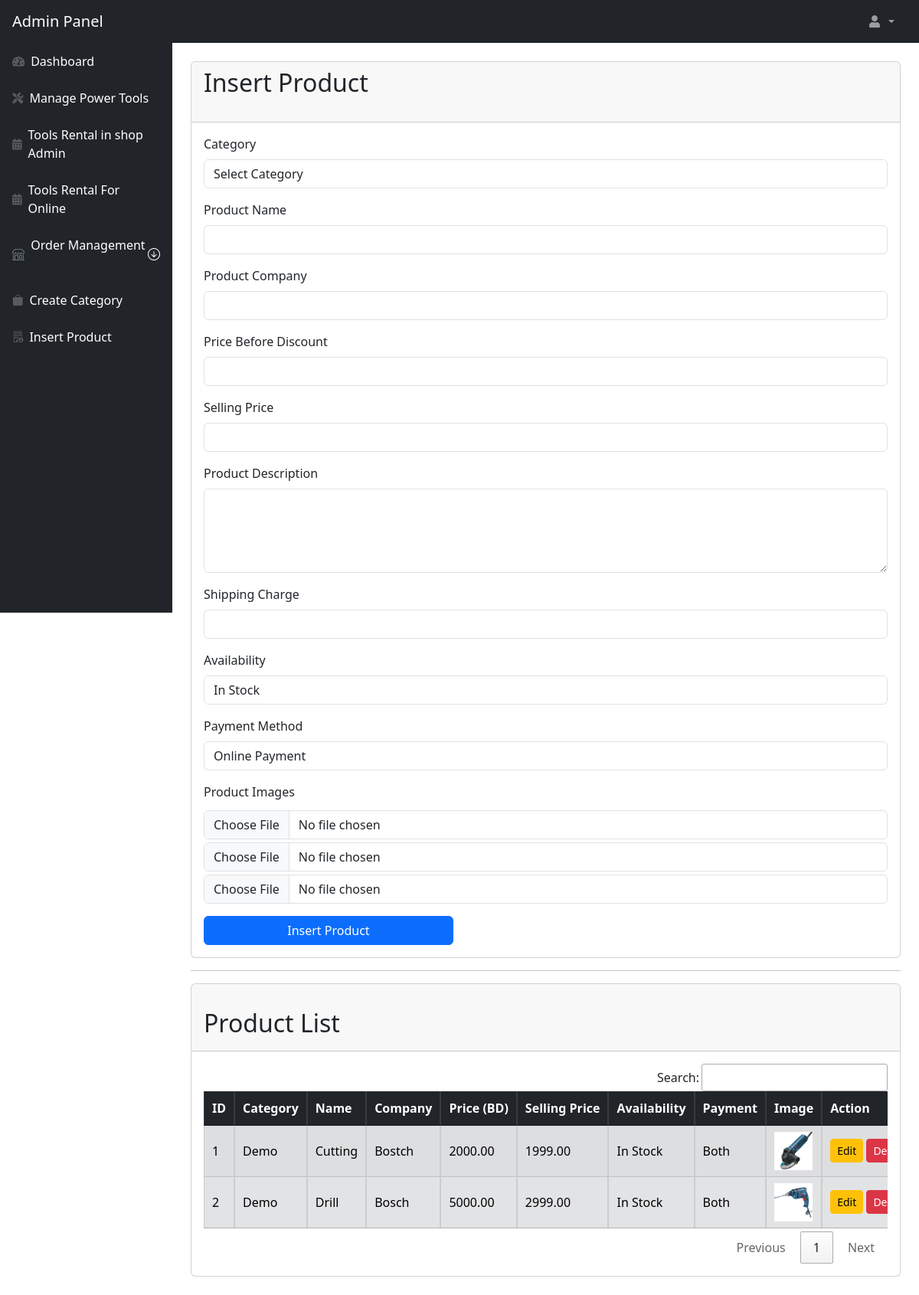
/insert_poroduct_admin.php (signed in), run on the app's committed database.
### tables this page shows
CREATE TABLE `products` (
  `id` int(11) NOT NULL,
  `category` int(11) NOT NULL,
  `productName` varchar(255) NOT NULL,
  `productCompany` varchar(255) NOT NULL,
  `productPriceBeforeDiscount` decimal(10,2) NOT NULL,
  `productPrice` decimal(10,2) NOT NULL,
  `productDescription` text NOT NULL,
  `productImage1` varchar(255) DEFAULT NULL,
  `productImage2` varchar(255) DEFAULT NULL,
  `productImage3` varchar(255) DEFAULT NULL,
  `shippingCharge` decimal(10,2) NOT NULL,
  `productAvailability` enum('In Stock','Out of Stock') NOT NULL,
  `postingDate` timestamp NOT NULL DEFAULT current_timestamp(),
  `updationDate` timestamp NOT NULL DEFAULT current_timestamp() ON UPDATE current_timestamp(),
  `paymentMethod` enum('Online','COD','Both') NOT NULL DEFAULT 'Both'
);

CREATE TABLE `category` (
  `id` int(11) NOT NULL,
  `categoryName` varchar(255) DEFAULT NULL,
  `categoryDescription` longtext DEFAULT NULL,
  `creationDate` timestamp NOT NULL DEFAULT current_timestamp(),
  `updationDate` varchar(255) DEFAULT NULL
);

### insert_poroduct_admin.php (the view, shortened to what this page needs)
<?php
include_once('includes/config.php');
$result = mysqli_query($con, "SELECT products.*, category.categoryName FROM products
                              JOIN category ON products.category = category.id");
?>
    <!DOCTYPE html>
    <html lang="en">
    <head>
        <link rel="stylesheet" href="css/styles.css">
        <link href="https://cdn.jsdelivr.net/npm/bootstrap@5.3.0/dist/css/bootstrap.min.css" rel="stylesheet">
        <link rel="stylesheet" href="https://cdn.jsdelivr.net/npm/bootstrap-icons/font/bootstrap-icons.css">
        <link href="https://cdnjs.cloudflare.com/ajax/libs/select2/4.0.13/css/select2.min.css" rel="stylesheet" />
        <link href="https://cdn.datatables.net/1.11.5/css/jquery.dataTables.min.css" rel="stylesheet" />
    </head>
    <body class="sb-nav-fixed">
        <?php include_once('include/navbar-admin.php'); ?>
        <div id="layoutSidenav">
            <?php include_once('include/sidebar-admin.php'); ?>
            <div id="layoutSidenav_content">
                <main class="p-4">
                    <div class="card">
                        <div class="card-header">
                            <h2 class="mb-4">Insert Product</h2>
                        </div>
                        <div class="card-body">
                            <form method="post" enctype="multipart/form-data">
                                <div class="mb-3">
                                    <label class="form-label">Category</label>
                                    <select name="category" class="form-control" required>
                                        <option value="">Select Category</option>
                                    </select>
                                </div>
                                <div class="mb-3">
                                    <label class="form-label">Product Name</label>
                                    <input type="text" name="productName" class="form-control" required>
                                </div>
                                <div class="mb-3">
                                    <label class="form-label">Product Company</label>
                                    <input type="text" name="productCompany" class="form-control" required>
                                </div>
                                <div class="mb-3">
                                    <label class="form-label">Price Before Discount</label>
                                    <input type="text" name="productPriceBeforeDiscount" class="form-control" required>
                                </div>
                                <div class="mb-3">
                                    <label class="form-label">Selling Price</label>
                                    <input type="text" name="productPrice" class="form-control" required>
                                </div>
                                <div class="mb-3">
                                    <label class="form-label">Product Description</label>
                                    <textarea name="productDescription" class="form-control" rows="4" required></textarea>
                                </div>
                                <div class="mb-3">
                                    <label class="form-label">Shipping Charge</label>
                                    <input type="text" name="shippingCharge" class="form-control" required>
                                </div>
                                <div class="mb-3">
                                    <label class="form-label">Availability</label>
                                    <select name="productAvailability" class="form-control" required>
                                        <option value="In Stock">In Stock</option>
                                    </select>
                                </div>
                                <div class="mb-3">
                                    <label class="form-label">Payment Method</label>
                                    <select name="paymentMethod" class="form-control" required>
                                        <option value="Online">Online Payment</option>
                                    </select>
                                </div>
                                <div class="mb-3">
                                    <label class="form-label">Product Images</label>
                                    <input type="file" name="productImage1" class="form-control my-1" required>
                                    <input type="file" name="productImage2" class="form-control my-1">
                                    <input type="file" name="productImage3" class="form-control my-1">
                                </div>
                                <div class="row">
                                    <div class="col-lg-6">
                                 <button type="submit" name="submit" class="btn btn-primary w-75 d-flex align-items-center justify-content-center">Insert Product</button>
                                </div>
                                </div>
                            </form>
                        </div>
                    </div>
                    <hr>
                    <div class="card">
                        <div class="card-header">
                            <h2 class="mt-4">Product List</h2>
                        </div>
                        <div class="card-body">
                            <table class="table display nowrap table-borderd table-striped table-bordered table-bordered table-hover table-secondary" id="tableadmin">
                                <thead class="table-dark">
                                    <tr>
                                        <th>ID</th>
                                        <th>Category</th>
                                        <th>Name</th>
                                        <th>Company</th>
                                        <th>Price (BD)</th>
                                        <th>Selling Price</th>
                                        <th>Availability</th>
                                        <th>Payment</th>
                                        <th>Image</th>
                                        <th>Action</th>
                                    </tr>
                                </thead>
                                <tbody>
                                    <?php while ($row = mysqli_fetch_assoc($result)) { ?>
                                        <tr>
                                            <td><?php echo $row['id']; ?></td>
                                            <td><?php echo $row['categoryName']; ?></td>
                                            <td><?php echo $row['productName']; ?></td>
                                            <td><?php echo $row['productCompany']; ?></td>
                                            <td><?php echo $row['productPriceBeforeDiscount']; ?></td>
                                            <td><?php echo $row['productPrice']; ?></td>
                                            <td><?php echo $row['productAvailability']; ?></td>
                                            <td><?php echo $row['paymentMethod']; ?></td>
                                            <td><img src="<?php echo $row['productImage1']; ?>" width="50"></td>
                                            <td>
                                                <a href="edit_product.php?id=<?php echo $row['id']; ?>" class="btn btn-warning btn-sm">Edit</a>
                                                <a href="delete_product.php?id=<?php echo $row['id']; ?>" class="btn btn-danger btn-sm" onclick="return confirm('Are you sure?');">Delete</a>
                                            </td>
                                        </tr>
                                    <?php } ?>
                                </tbody>
                            </table>
                        </div>
                    </div>
                </main>
            </div>
        </div>
    </body>
    </html>

### data on the page
products: id "1", category.categoryName "Demo", productName "Cutting", productCompany "Bostch", productPriceBeforeDiscount "2000.00", productPrice "1999.00", productAvailability "In Stock", paymentMethod "Both", productImage1 (picture)
products: id "2", category.categoryName "Demo", productName "Drill", productCompany "Bosch", productPriceBeforeDiscount "5000.00", productPrice "2999.00", productAvailability "In Stock", paymentMethod "Both", productImage1 (picture)
